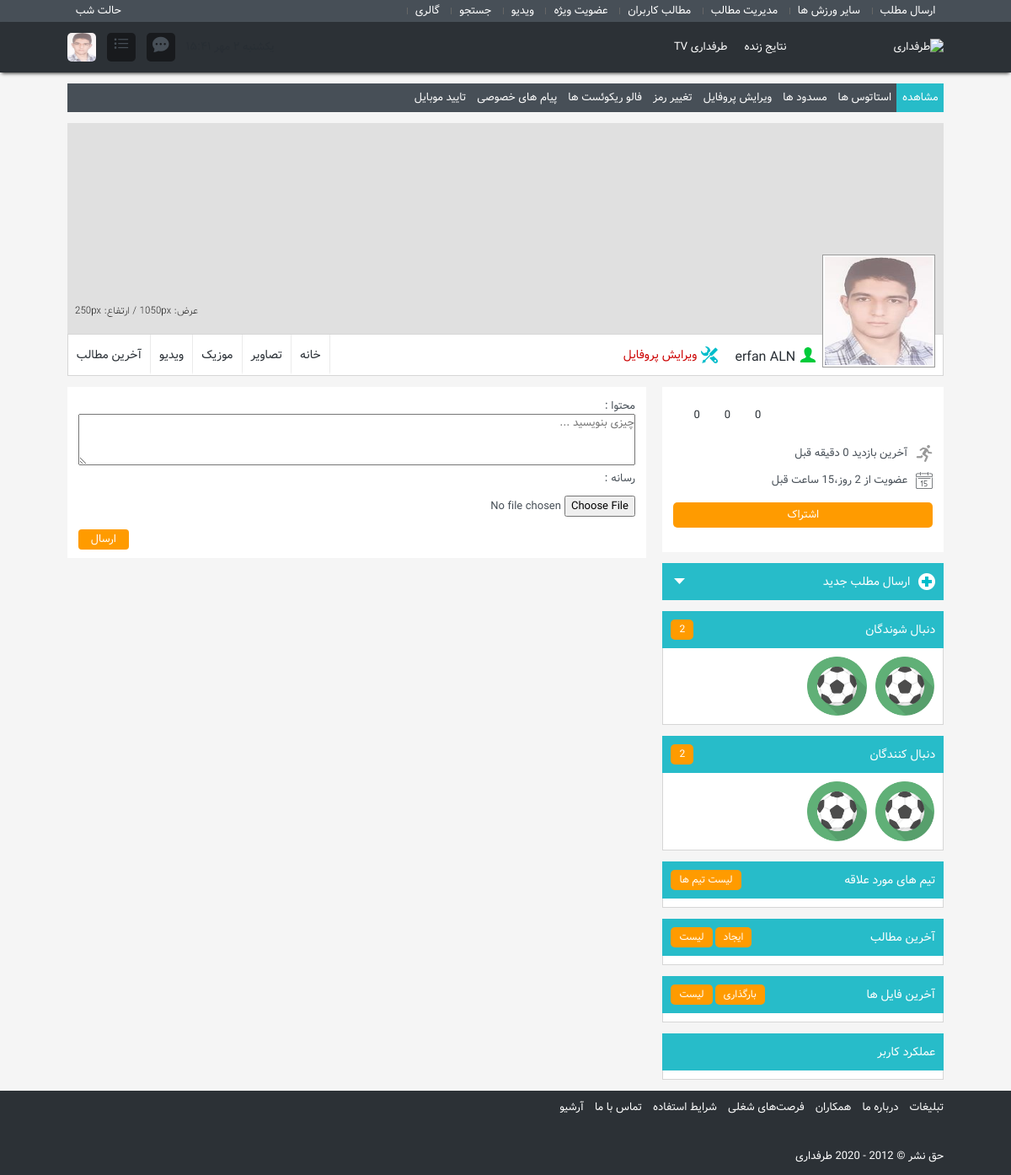
/accounts/profile/1/ (signed in), run on the app's committed database.
### accounts/models.py (models this page shows, shortened)
class UserModel(AbstractBaseUser, PermissionsMixin):
    first_name = models.CharField(max_length=10, verbose_name='نام')
    last_name = models.CharField(max_length=10, verbose_name='نام خانوادگی')
    email = models.EmailField(unique=True, verbose_name='ایمیل')
    phone_number = models.CharField(max_length=11, unique=True, verbose_name='شماره تلفن')
    about_me = RichTextField(blank=True, null=True, verbose_name='درباره ی من')
    profile_image = models.ImageField(blank=True, null=True, verbose_name='عکس پروفایل',
                                      upload_to=user_profile_image_path, default='accounts/defaults/avatar-default.png')
    cover_image = models.ImageField(blank=True, null=True, verbose_name='عکس کاور', upload_to=user_cover_image_path,
                                    default='accounts/defaults/cover.jpg')
    background_image = models.ImageField(blank=True, null=True, verbose_name='عکس پس زمینه',
                                         upload_to=user_background_image_path)
    is_private = models.BooleanField(default=False, verbose_name='خصوصی')
    is_active = models.BooleanField(default=True)
    is_auther = models.BooleanField(default=False)
    is_admin = models.BooleanField(default=False)
    is_phone_verified = models.BooleanField(default=True)
    registration_date = models.DateField(auto_now_add=True, verbose_name='تاریخ عضویت')
    last_online = models.DateTimeField(verbose_name='آخرین انلاین', blank=True, null=True, auto_now_add=True)
    followings = models.ManyToManyField('self', symmetrical=False, through='FollowModel',
                                        through_fields=('from_user', 'to_user'), related_name='followers')
    blocking = models.ManyToManyField('self', symmetrical=False, through='BlockModel',
                                      through_fields=('from_user', 'to_user'), related_name='blockers')
    followings_request = models.ManyToManyField('self', symmetrical=False, through='FollowRequestModel',
                                                through_fields=('from_user', 'to_user'),
                                                related_name='followers_request')
    emojis_pack = models.ManyToManyField('self', symmetrical=False, through='EmojiPackageModel',
                                         through_fields=('from_user', 'to_user'), related_name='packs_emojis')
    class Meta:
        verbose_name = 'کاربر'
    objects = UserManager()
    USERNAME_FIELD = 'email'
    REQUIRED_FIELDS = ['first_name', 'last_name', 'phone_number']
    @property
    def full_name(self):
        return f'{self.first_name} {self.last_name}'
    def get_absolute_url(self):
        return reverse('accounts:profile', kwargs={'pk': self.id})
    @property
    def is_online(self):
        time_difference = timezone.now() - self.last_online
        return time_difference.total_seconds() < timezone.timedelta(minutes=10).total_seconds()
    @property
    def number_of_heart_emojis(self):
        return self.packs.filter(heart=True).count()
    @property
    def number_of_trophy_emojis(self):
        return self.packs.filter(trophy=True).count()
    @property
    def number_of_passion_emojis(self):
        return self.packs.filter(passion=True).count()

### accounts/views.py (the view)
# urls.py: path('profile/', views.UserProfileView.as_view(), name='profile_without_pk'),
class UserProfileView(ProfileContextMixin, LoginRequiredMixin, UnBlockedRequiredMixin, DetailView):
    template_name = 'accounts/profile.html'
    model = UserModel
    context_object_name = 'user'
    def dispatch(self, request, *args, **kwargs):
        if kwargs.get('pk') is None:
            return redirect('accounts:profile', pk=request.user.pk)
        return super().dispatch(request, *args, **kwargs)
    def get_context_data(self, **kwargs):
        context = super().get_context_data(**kwargs)
        context['status_creation_form'] = StatusCreationForm()
        context['status_create_comment_form'] = StatusCommentForm()
        context['statuses'] = StatusModel.objects.filter(to_user=context['user'], is_private=False).annotate(
            is_liked=Case(
                When(likes__user=self.request.user, then=True),
                default=False,
                output_field=BooleanField()
            )
        )
        return context

### accounts/templates/accounts/profile.html (shortened to what this page needs)
{% extends 'accounts/base_profile.html' %}
{% load static %}
{% block other_stylesheet %}
    <link rel="stylesheet" href="{% static 'accounts/css/profile.css' %}">
{% endblock %}
{% block main %}
    <div class="bg-white p-3">
        <form enctype="multipart/form-data" action="{% url 'statuses:status_creation' user.pk %}" method="post">
            <div>
                <label>{{ status_creation_form.content.label }} :</label>
                {{ status_creation_form.content }}
            </div>
            <div>
                <label>{{ status_creation_form.file.label }} :</label>
                {{ status_creation_form.file }}
            </div>
            <div class="mb-3 pb-3">
                <button type="submit">ارسال</button>
            </div>
        </form>
    </div>
{% endblock %}

### accounts/templates/accounts/base_profile.html (shortened to what this page needs)
{% extends 'base.html' %}
{% load static %}
{% block stylesheet %}
    <link rel="stylesheet" href="{% static 'accounts/css/base_profile.css' %}">
    {% block other_stylesheet %}{% endblock %}
{% endblock %}
{% block body %}
    {% include 'accounts/base_profile_tabs.html' %}
    <div id="page-user" class="pb-3">
        <div class="container">
            <div id="cover-image" style="position: relative">
                <div id="item">
                    <img src="{{ user.cover_image.url }}" width="1050" height="250">
                </div>
                <span class="user-picture">
                <a href="{{ user.get_absolute_url }}" title="مشاهده پروفایل کاربر">
                        <img src="{{ user.profile_image.url }}" width="128" height="128">
                </a>
            </span>
            </div>
            <div id="tools" class="d-flex justify-content-between">
                <div id="tools-1" class="d-flex flex-row carousel">
                    <h2 class="status">
                        <a href="{{ user.get_absolute_url }}">{{ user.full_name }}</a>
                        <i class="tarafdari-icons"></i>
                    </h2>
                    <div>
                        {% if is_owner %}
                            <a class="update" style="cursor: pointer" href="{% url 'accounts:edit_profile' %}"><i
                                    class="update-icon"></i>ویرایش پروفایل</a>
                        {% endif %}
                    </div>
                </div>
                <div id="tools-2">
                    <a href="">آخرین مطالب</a>
                    <a href="">ویدیو</a>
                    <a href="">موزیک</a>
                    <a href="">تصاویر</a>
                    {% if is_owner %}
                        <a href="">خانه</a>
                    {% else %}
                        <a href="{% url 'accounts:block_report' user.pk %}">گزارش</a>
                    {% endif %}
                </div>
            </div>
        </div>
    </div>
    <section id="main">
        <div class="container">
            <div class="row">
                <div class="col-4">
                    <div class="d-flex flex-column px-3 py-4">
                        <div id="emoji-package" class="pb-3">
                            {% if does_selected_emoji.heart %}
                                <a href="{% url 'accounts:emoji_package' user.pk %}?emoji=heart"
                                   class="emoji-heart selected">
                            {% else %}
                                <a href="{% url 'accounts:emoji_package' user.pk %}?emoji=heart" class="emoji-heart">
                            {% endif %}
                            {{ user.number_of_heart_emojis }}</a>
                            {% if does_selected_emoji.trophy %}
                                <a href="{% url 'accounts:emoji_package' user.pk %}?emoji=trophy"
                                   class="emoji-trophy selected">
                            {% else %}
                                <a href="{% url 'accounts:emoji_package' user.pk %}?emoji=trophy" class="emoji-trophy">
                            {% endif %}
                            {{ user.number_of_trophy_emojis }}</a>
                            {% if does_selected_emoji.passion %}
                                <a href="{% url 'accounts:emoji_package' user.pk %}?emoji=passion"
                                   class="emoji-passion selected">
                            {% else %}
                                <a href="{% url 'accounts:emoji_package' user.pk %}?emoji=passion"
                                   class="emoji-passion">
                            {% endif %}
                            {{ user.number_of_passion_emojis }}</a>
                        </div>
                        <div>
                            <div class="py-2">
                                <i class="last-online"></i>آخرین بازدید {{ user.last_online|timesince }} قبل
                            </div>
                            <div class="py-2">
                                <i class="registration-date"></i>عضویت از {{ user.registration_date|timesince }} قبل
                            </div>
                        </div>
                        <div>
                            <a href="" class="subscription">اشتراک</a>
                        </div>
                    </div>
                    <div class="my-3" id="add-post">
                        <h2><i></i><a href="{% url 'posts:create_post' %}"></a>ارسال مطلب جدید</h2>
                    </div>
                    <div id="block-followings">
                        <h2>دنبال شوندگان
                            <a href="{% url 'accounts:user_followings_list' user.pk %}">{{ followings_count }}</a>
                        </h2>
                        <div class="row">
                            {% for following in followings %}
                                <span class="col-4"><a href="{{ following.get_absolute_url }}">
                                <img src="{{ following.profile_image.url }}" width="58" height="58"
                                     title="{{ following.full_name }}">
                            </a></span>
                            {% endfor %}
                        </div>
                    </div>
                    <div id="block-followers" class="my-3">
                        <h2>دنبال کنندگان
                            <a href="{% url 'accounts:user_followers_list' user.pk %}">{{ followers_count }}</a>
                        </h2>
                        <div class="row">
                            {% for follower in followers %}
                                <span class="col-4"><a href="{{ follower.get_absolute_url }}">
                                <img src="{{ follower.profile_image.url }}" width="58" height="58"
                                     title="{{ follower.full_name }}">
                            </a></span>
                            {% endfor %}
                        </div>
                    </div>
                    <div id="block-teams" class="my-3">
                        <h2>تیم های مورد علاقه
                            <a href="{% url 'teams:list_teams' 'all' %}">لیست تیم ها</a>
                        </h2>
                        <div class="row">
                        </div>
                    </div>
                    <div id="block-posts" class="my-3">
                        <h2>آخرین مطالب
                            <a href="">لیست</a>
                            <a href="">ایجاد</a>
                        </h2>
                        <div class="row">
                        </div>
                    </div>
                    <div id="block-upload" class="my-3">
                        <h2>آخرین فایل ها
                            <a href="">لیست</a>
                            <a href="">بارگذاری</a>
                        </h2>
                        <div class="row">
                        </div>
                    </div>
                    <div id="block-info" class="my-3">
                        <h2>عملکرد کاربر
                        </h2>
                        <div class="row">
                        </div>
                    </div>
                </div>
                <div class="col-8">
                    {% block main %}{% endblock %}
                </div>
            </div>
        </div>
    </section>
{% endblock %}

### templates/base.html (shortened to what this page needs)
{% load static %}
<!DOCTYPE html>
<html lang="fa" dir="rtl">
<head>
    <link rel="stylesheet" href="https://cdn.jsdelivr.net/npm/bootstrap@5.2.3/dist/css/bootstrap.rtl.min.css"
>
    <link rel="stylesheet" href="https://cdn.jsdelivr.net/npm/bootstrap-icons@1.11.1/font/bootstrap-icons.css">
    <link rel="stylesheet" href="{% static 'css/base.css' %}">
    {% block stylesheet %}{% endblock %}
</head>
<body>
<div id="shortcuts">
    <section class="container">
        <div class="d-flex justify-content-between">
            <div id="shortcut-menu">
                <a href="">ارسال مطلب</a>
                <a href="">سایر ورزش ها</a>
                <a href="">مدیریت مطالب</a>
                <a href="">مطالب کاربران</a>
                <a href="">عضویت ویژه</a>
                <a href="">ویدیو</a>
                <a href="">جستجو</a>
                <a class="last" href="">گالری</a>
            </div>
            <div>
                <a class="night-toggle" href="">حالت شب</a>
            </div>
        </div>
    </section>
</div>
<div id="header">
    <section class="container">
        <div class="row">
            <div class="col-2">
                <a class="logo" href="">
                    <img alt="طرفداری" src="https://www.tarafdari.com/sites/all/themes/hope/logo-desktop.svg?4">
                </a>
            </div>
            <div class="col-6">
                <div id="main-menu">
                    <a href="">نتایج زنده</a>
                    <a href="">طرفداری TV</a>
                </div>
            </div>
            <div class="col-4">
                {% if request.user.is_authenticated %}
                    <div class="notice-deliver text-center ms-3 py-auto">
                        <a href="">
                            {% if request.user.profile_image %}
                                <img src="{{ request.user.profile_image.url }}" width="34" height="34"
                                     style="border-radius: 5px">
                            {% else %}
                                <img src="{% static 'defaults/avatar-default.png' %}" width="34" height="34"
                                     style="border-radius: 5px">
                            {% endif %}
                        </a>
                    </div>
                    <div class="notice-deliver text-center ms-3 py-auto">
                        <a href="">
                            <i class="bi bi-list-task fs-4"></i>
                        </a>
                    </div>
                    <div class="notice-deliver text-center ms-3 py-auto">
                        <a href="">
                            <i class="bi bi-chat-dots-fill fs-4"></i>
                        </a>
                    </div>
                {% else %}
                    <div class="ms-3">
                        <a href="{% url 'accounts:login' %}" class="register-button">عضویت / ورود</a>
                    </div>
                {% endif %}
                <div>
                    <time style="color: #fff" id="time-header">چهارشنبه
                    </time>
                </div>
            </div>
        </div>
    </section>
</div>
{% block body %}{% endblock %}
<footer id="footer">
    <div class="container">
        <div class="d-flex flex-row">
            <a href="" class="pe-3">تبلیغات</a>
            <a href="" class="pe-3">درباره ما</a>
            <a href="" class="pe-3">همکاران</a>
            <a href="" class="pe-3">فرصت‌های شغلی</a>
            <a href="" class="pe-3">شرایط استفاده</a>
            <a href="" class="pe-3">تماس با ما</a>
            <a href="">آرشیو</a>
        </div>
        <div class="pt-5">
            <p>حق نشر © 2012 - 2020 طرفداری</p>
        </div>
    </div>
</footer>
</body>
</html>

### data on the page
UserModel: user.profile_image (picture), cover_image (picture), profile_image (picture), full_name "erfan ALN", number_of_heart_emojis "0", number_of_trophy_emojis "0", number_of_passion_emojis "0", last_online "0 دقیقه", registration_date "2 روز،15 ساعت"
UserModel: profile_image (placeholder picture)
UserModel: profile_image (placeholder picture)

### other printed values
{{ followings_count }} "2"
{{ followers_count }} "2"
{{ status_creation_form.content.label }} "محتوا"
{{ status_creation_form.file.label }} "رسانه"
